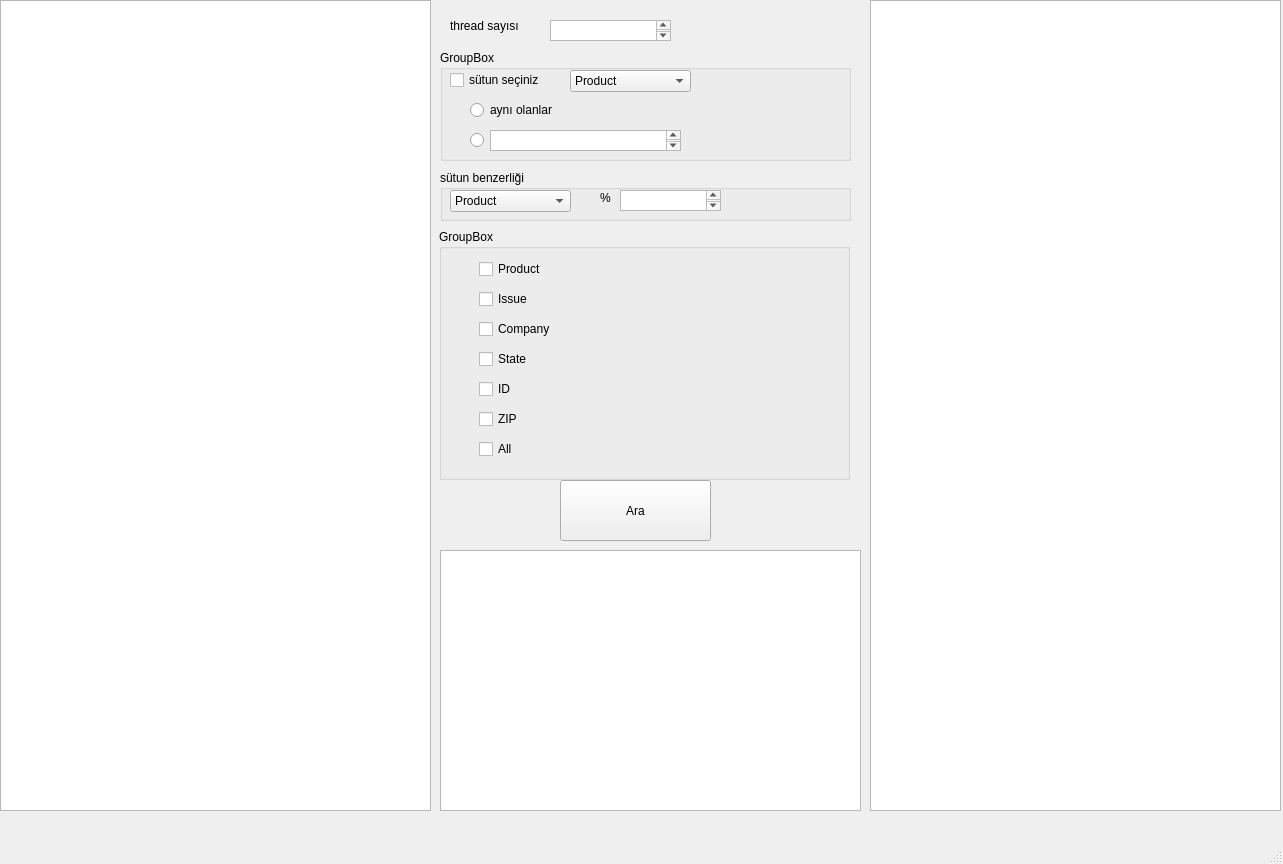
<?xml version="1.0" encoding="UTF-8"?>
<ui version="4.0">
 <class>MainWindow</class>
 <widget class="QMainWindow" name="MainWindow">
  <property name="geometry">
   <rect>
    <x>0</x>
    <y>0</y>
    <width>1283</width>
    <height>864</height>
   </rect>
  </property>
  <property name="windowTitle">
   <string>MainWindow</string>
  </property>
  <widget class="QWidget" name="centralwidget">
   <widget class="QTableWidget" name="dataset_table">
    <property name="geometry">
     <rect>
      <x>0</x>
      <y>0</y>
      <width>431</width>
      <height>811</height>
     </rect>
    </property>
   </widget>
   <widget class="QTableWidget" name="result_table">
    <property name="geometry">
     <rect>
      <x>870</x>
      <y>0</y>
      <width>411</width>
      <height>811</height>
     </rect>
    </property>
   </widget>
   <widget class="QGroupBox" name="filtering_group">
    <property name="geometry">
     <rect>
      <x>440</x>
      <y>50</y>
      <width>411</width>
      <height>111</height>
     </rect>
    </property>
    <property name="title">
     <string>GroupBox</string>
    </property>
    <widget class="QCheckBox" name="filteringColumn_checkbox">
     <property name="geometry">
      <rect>
       <x>10</x>
       <y>20</y>
       <width>121</width>
       <height>20</height>
      </rect>
     </property>
     <property name="text">
      <string>sütun seçiniz</string>
     </property>
    </widget>
    <widget class="QRadioButton" name="filteringSame_radio">
     <property name="geometry">
      <rect>
       <x>30</x>
       <y>50</y>
       <width>95</width>
       <height>20</height>
      </rect>
     </property>
     <property name="text">
      <string>aynı olanlar</string>
     </property>
    </widget>
    <widget class="QRadioButton" name="filteringKey_radio">
     <property name="geometry">
      <rect>
       <x>30</x>
       <y>80</y>
       <width>95</width>
       <height>20</height>
      </rect>
     </property>
     <property name="text">
      <string/>
     </property>
    </widget>
    <widget class="QTextEdit" name="filtering_textEdit">
     <property name="geometry">
      <rect>
       <x>50</x>
       <y>80</y>
       <width>191</width>
       <height>21</height>
      </rect>
     </property>
    </widget>
    <widget class="QComboBox" name="filtering_combo">
     <property name="geometry">
      <rect>
       <x>130</x>
       <y>20</y>
       <width>121</width>
       <height>22</height>
      </rect>
     </property>
     <item>
      <property name="text">
       <string>Product</string>
      </property>
     </item>
     <item>
      <property name="text">
       <string>Issue</string>
      </property>
     </item>
     <item>
      <property name="text">
       <string>Company</string>
      </property>
     </item>
     <item>
      <property name="text">
       <string>State</string>
      </property>
     </item>
     <item>
      <property name="text">
       <string>ID</string>
      </property>
     </item>
     <item>
      <property name="text">
       <string>ZIP code</string>
      </property>
     </item>
    </widget>
   </widget>
   <widget class="QGroupBox" name="similarity_label">
    <property name="geometry">
     <rect>
      <x>440</x>
      <y>170</y>
      <width>411</width>
      <height>51</height>
     </rect>
    </property>
    <property name="title">
     <string>sütun benzerliği</string>
    </property>
    <widget class="QComboBox" name="similarity_combo">
     <property name="geometry">
      <rect>
       <x>10</x>
       <y>20</y>
       <width>121</width>
       <height>22</height>
      </rect>
     </property>
     <item>
      <property name="text">
       <string>Product</string>
      </property>
     </item>
     <item>
      <property name="text">
       <string>Issue</string>
      </property>
     </item>
     <item>
      <property name="text">
       <string>Company</string>
      </property>
     </item>
     <item>
      <property name="text">
       <string>State</string>
      </property>
     </item>
     <item>
      <property name="text">
       <string>ZIP code</string>
      </property>
     </item>
    </widget>
    <widget class="QTextEdit" name="similarity_textEdit">
     <property name="geometry">
      <rect>
       <x>180</x>
       <y>20</y>
       <width>101</width>
       <height>21</height>
      </rect>
     </property>
    </widget>
    <widget class="QLabel" name="similarityPercentage_label">
     <property name="geometry">
      <rect>
       <x>160</x>
       <y>20</y>
       <width>31</width>
       <height>16</height>
      </rect>
     </property>
     <property name="text">
      <string>%</string>
     </property>
    </widget>
   </widget>
   <widget class="QGroupBox" name="columns_group">
    <property name="geometry">
     <rect>
      <x>439</x>
      <y>229</y>
      <width>411</width>
      <height>251</height>
     </rect>
    </property>
    <property name="title">
     <string>GroupBox</string>
    </property>
    <widget class="QCheckBox" name="Product_checkbox">
     <property name="geometry">
      <rect>
       <x>40</x>
       <y>30</y>
       <width>81</width>
       <height>20</height>
      </rect>
     </property>
     <property name="text">
      <string>Product</string>
     </property>
    </widget>
    <widget class="QCheckBox" name="Issue_checkbox">
     <property name="geometry">
      <rect>
       <x>40</x>
       <y>60</y>
       <width>81</width>
       <height>20</height>
      </rect>
     </property>
     <property name="text">
      <string>Issue</string>
     </property>
    </widget>
    <widget class="QCheckBox" name="Company_checkbox">
     <property name="geometry">
      <rect>
       <x>40</x>
       <y>90</y>
       <width>81</width>
       <height>20</height>
      </rect>
     </property>
     <property name="text">
      <string>Company</string>
     </property>
    </widget>
    <widget class="QCheckBox" name="State_checkbox">
     <property name="geometry">
      <rect>
       <x>40</x>
       <y>120</y>
       <width>81</width>
       <height>20</height>
      </rect>
     </property>
     <property name="text">
      <string>State</string>
     </property>
    </widget>
    <widget class="QCheckBox" name="ID_checkbox">
     <property name="geometry">
      <rect>
       <x>40</x>
       <y>150</y>
       <width>81</width>
       <height>20</height>
      </rect>
     </property>
     <property name="text">
      <string>ID</string>
     </property>
    </widget>
    <widget class="QCheckBox" name="ZIP_checkbox">
     <property name="geometry">
      <rect>
       <x>40</x>
       <y>180</y>
       <width>81</width>
       <height>20</height>
      </rect>
     </property>
     <property name="text">
      <string>ZIP</string>
     </property>
    </widget>
    <widget class="QCheckBox" name="All_checkbox">
     <property name="geometry">
      <rect>
       <x>40</x>
       <y>210</y>
       <width>81</width>
       <height>20</height>
      </rect>
     </property>
     <property name="text">
      <string>All</string>
     </property>
    </widget>
   </widget>
   <widget class="QLabel" name="threadSays_label">
    <property name="geometry">
     <rect>
      <x>450</x>
      <y>10</y>
      <width>91</width>
      <height>31</height>
     </rect>
    </property>
    <property name="text">
     <string>thread sayısı</string>
    </property>
   </widget>
   <widget class="QTextEdit" name="threadNum_textEdit">
    <property name="geometry">
     <rect>
      <x>550</x>
      <y>20</y>
      <width>121</width>
      <height>21</height>
     </rect>
    </property>
   </widget>
   <widget class="QPushButton" name="ara_button">
    <property name="geometry">
     <rect>
      <x>560</x>
      <y>480</y>
      <width>151</width>
      <height>61</height>
     </rect>
    </property>
    <property name="text">
     <string>Ara</string>
    </property>
   </widget>
   <widget class="QTableWidget" name="thread_table">
    <property name="geometry">
     <rect>
      <x>440</x>
      <y>550</y>
      <width>421</width>
      <height>261</height>
     </rect>
    </property>
   </widget>
  </widget>
  <widget class="QMenuBar" name="menubar">
   <property name="geometry">
    <rect>
     <x>0</x>
     <y>0</y>
     <width>1283</width>
     <height>26</height>
    </rect>
   </property>
  </widget>
  <widget class="QStatusBar" name="statusbar"/>
 </widget>
 <resources/>
 <connections/>
</ui>
